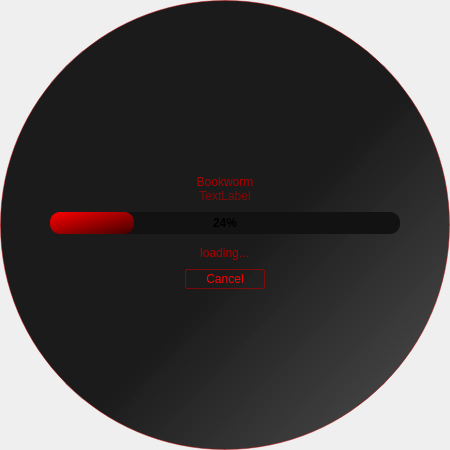
<?xml version="1.0" encoding="UTF-8"?>
<ui version="4.0">
 <class>SplashScreen</class>
 <widget class="QWidget" name="SplashScreen">
  <property name="geometry">
   <rect>
    <x>0</x>
    <y>0</y>
    <width>450</width>
    <height>450</height>
   </rect>
  </property>
  <property name="sizePolicy">
   <sizepolicy hsizetype="Preferred" vsizetype="Expanding">
    <horstretch>0</horstretch>
    <verstretch>0</verstretch>
   </sizepolicy>
  </property>
  <property name="windowTitle">
   <string>Form</string>
  </property>
  <property name="windowIcon">
   <iconset resource="../ressource.qrc">
    <normaloff>:/icons/fonts/favicon.ico</normaloff>:/icons/fonts/favicon.ico</iconset>
  </property>
  <property name="styleSheet">
   <string notr="true"/>
  </property>
  <layout class="QVBoxLayout" name="verticalLayout">
   <property name="spacing">
    <number>0</number>
   </property>
   <property name="leftMargin">
    <number>0</number>
   </property>
   <property name="topMargin">
    <number>0</number>
   </property>
   <property name="rightMargin">
    <number>0</number>
   </property>
   <property name="bottomMargin">
    <number>0</number>
   </property>
   <item>
    <widget class="QFrame" name="frame">
     <property name="sizePolicy">
      <sizepolicy hsizetype="Preferred" vsizetype="Expanding">
       <horstretch>0</horstretch>
       <verstretch>0</verstretch>
      </sizepolicy>
     </property>
     <property name="styleSheet">
      <string notr="true">QFrame{
	border: 1px solid rgba(200,0,0,120);
	border-radius: 225px;
	background-color: qlineargradient(spread:pad, x1:0.5175, y1:0.517, x2:0.983, y2:0.965909, stop:0.0738636 rgba(0, 0, 0, 226), stop:0.664773 rgba(33, 33, 33, 222), stop:1 rgba(57, 57, 57, 222));
}</string>
     </property>
     <property name="frameShape">
      <enum>QFrame::StyledPanel</enum>
     </property>
     <property name="frameShadow">
      <enum>QFrame::Plain</enum>
     </property>
     <layout class="QVBoxLayout" name="verticalLayout_2">
      <property name="spacing">
       <number>0</number>
      </property>
      <property name="leftMargin">
       <number>9</number>
      </property>
      <property name="topMargin">
       <number>16</number>
      </property>
      <property name="rightMargin">
       <number>9</number>
      </property>
      <property name="bottomMargin">
       <number>16</number>
      </property>
      <item alignment="Qt::AlignHCenter|Qt::AlignVCenter">
       <widget class="QFrame" name="frame_2">
        <property name="styleSheet">
         <string notr="true">QFrame{
	border: None;
	background-color: None;
}</string>
        </property>
        <property name="frameShape">
         <enum>QFrame::StyledPanel</enum>
        </property>
        <property name="frameShadow">
         <enum>QFrame::Raised</enum>
        </property>
        <layout class="QVBoxLayout" name="verticalLayout_3">
         <property name="spacing">
          <number>9</number>
         </property>
         <property name="leftMargin">
          <number>0</number>
         </property>
         <property name="topMargin">
          <number>0</number>
         </property>
         <property name="rightMargin">
          <number>0</number>
         </property>
         <property name="bottomMargin">
          <number>0</number>
         </property>
         <item>
          <widget class="QFrame" name="frame_4">
           <property name="frameShape">
            <enum>QFrame::StyledPanel</enum>
           </property>
           <property name="frameShadow">
            <enum>QFrame::Raised</enum>
           </property>
           <layout class="QVBoxLayout" name="verticalLayout_5">
            <property name="spacing">
             <number>0</number>
            </property>
            <property name="topMargin">
             <number>0</number>
            </property>
            <property name="bottomMargin">
             <number>0</number>
            </property>
            <item alignment="Qt::AlignHCenter">
             <widget class="QLabel" name="iconLabel">
              <property name="text">
               <string/>
              </property>
              <property name="pixmap">
               <pixmap resource="../ressource.qrc">:/icons/fonts/appicon128x128.png</pixmap>
              </property>
              <property name="scaledContents">
               <bool>false</bool>
              </property>
              <property name="margin">
               <number>37</number>
              </property>
             </widget>
            </item>
            <item>
             <widget class="QLabel" name="headerLabel">
              <property name="styleSheet">
               <string notr="true">QLabel{	
	color: rgb(170, 0, 0);
	font: 24pt &quot;Ethnocentric&quot;;
}
</string>
              </property>
              <property name="text">
               <string>Bookworm</string>
              </property>
              <property name="alignment">
               <set>Qt::AlignCenter</set>
              </property>
             </widget>
            </item>
            <item>
             <widget class="QLabel" name="versionLabel">
              <property name="styleSheet">
               <string notr="true">QLabel{	
	
	color: rgba(170, 0, 0, 180);
	font: 9pt &quot;Ethnocentric&quot;;
}
</string>
              </property>
              <property name="text">
               <string>TextLabel</string>
              </property>
              <property name="alignment">
               <set>Qt::AlignCenter</set>
              </property>
             </widget>
            </item>
           </layout>
          </widget>
         </item>
         <item alignment="Qt::AlignTop">
          <widget class="QFrame" name="frame_3">
           <property name="frameShape">
            <enum>QFrame::StyledPanel</enum>
           </property>
           <property name="frameShadow">
            <enum>QFrame::Raised</enum>
           </property>
           <layout class="QVBoxLayout" name="verticalLayout_4">
            <property name="spacing">
             <number>12</number>
            </property>
            <property name="leftMargin">
             <number>9</number>
            </property>
            <property name="topMargin">
             <number>0</number>
            </property>
            <property name="rightMargin">
             <number>9</number>
            </property>
            <property name="bottomMargin">
             <number>0</number>
            </property>
            <item alignment="Qt::AlignHCenter|Qt::AlignTop">
             <widget class="QProgressBar" name="loadProgress">
              <property name="sizePolicy">
               <sizepolicy hsizetype="Fixed" vsizetype="Fixed">
                <horstretch>0</horstretch>
                <verstretch>0</verstretch>
               </sizepolicy>
              </property>
              <property name="minimumSize">
               <size>
                <width>350</width>
                <height>0</height>
               </size>
              </property>
              <property name="styleSheet">
               <string notr="true">QProgressBar{
	border: solid 'darkred';
	border-radius: 10px;
	background-color: rgb(18, 18, 18);
	color: none;
	font-weight: 800;
}

QProgressBar::Chunk{
	border-radius: 10px;
	
	background-color: qlineargradient(spread:pad, x1:0, y1:0, x2:1, y2:1, stop:0 rgba(255, 0, 0, 255), stop:1 rgba(65, 0, 0, 255));

}</string>
              </property>
              <property name="value">
               <number>24</number>
              </property>
              <property name="alignment">
               <set>Qt::AlignCenter</set>
              </property>
              <property name="textDirection">
               <enum>QProgressBar::TopToBottom</enum>
              </property>
             </widget>
            </item>
            <item alignment="Qt::AlignHCenter|Qt::AlignVCenter">
             <widget class="QLabel" name="label_2">
              <property name="styleSheet">
               <string notr="true">QLabel{	
	color: rgb(170, 0, 0);
	font: 12pt  &quot;Ethnocentric&quot;;
}
</string>
              </property>
              <property name="text">
               <string>loading...</string>
              </property>
              <property name="alignment">
               <set>Qt::AlignCenter</set>
              </property>
             </widget>
            </item>
           </layout>
          </widget>
         </item>
         <item alignment="Qt::AlignHCenter">
          <widget class="QPushButton" name="cancelBtn">
           <property name="styleSheet">
            <string notr="true">QPushButton{
	border: 1px solid rgba(170, 0, 0,165);
	padding: 2px 20px;
	border-radius: 2%;
	color: rgb(255, 0, 0);
background-color: rgba(0,0,0,0);
}

QPushButton::Hover{
	border: 1.4px solid rgb(255, 0, 0);
	background-color: qlineargradient(spread:pad, x1:0, y1:0, x2:1, y2:1, stop:0 rgba(255, 0, 0, 70), stop:1 rgba(65, 0, 0, 70));
	
}

QPushButton::Pressed{
	border: 1.4px solid;
	background-color: qlineargradient(spread:pad, x1:0, y1:0, x2:1, y2:1, stop:0  rgba(65, 0, 0, 255), stop:1 rgba(255, 0, 0, 255));
	border-color: rgb(255, 0, 0);
	color: #FFF;
}</string>
           </property>
           <property name="text">
            <string>Cancel</string>
           </property>
          </widget>
         </item>
        </layout>
       </widget>
      </item>
     </layout>
    </widget>
   </item>
  </layout>
 </widget>
 <resources>
  <include location="../ressource.qrc"/>
  <include location="ressource.qrc"/>
 </resources>
 <connections/>
</ui>
